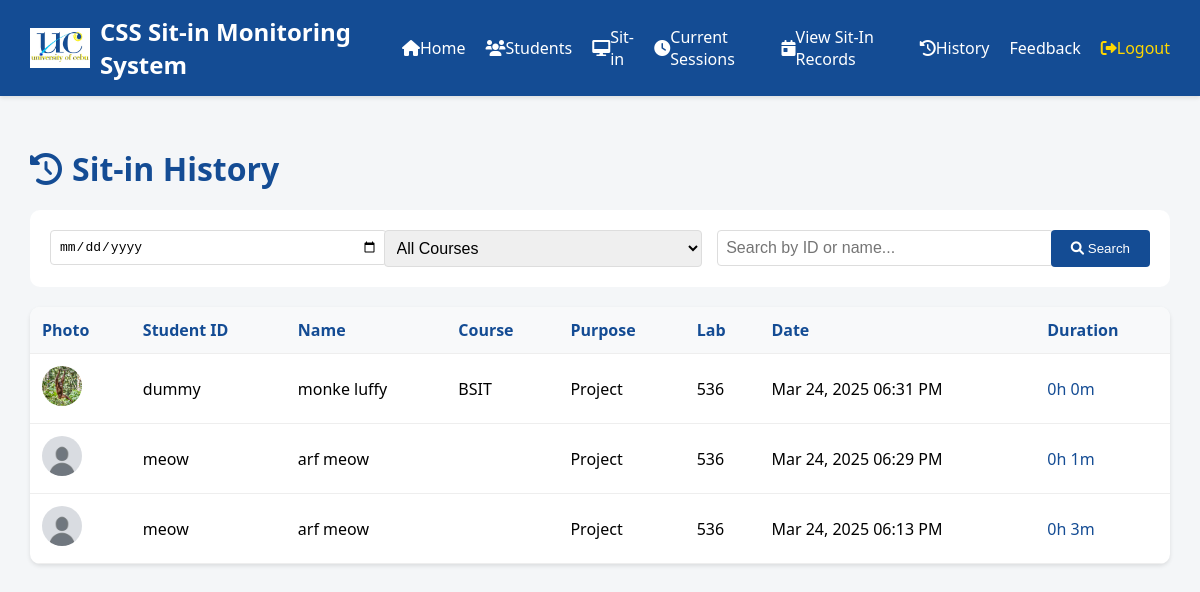
The page /admin_sitin_history.php (signed in) on the database its author committed.
### tables this page shows
CREATE TABLE `sitin` (
  `id` int(11) NOT NULL,
  `student_id` varchar(50) NOT NULL,
  `purpose` varchar(100) NOT NULL,
  `lab` varchar(50) NOT NULL,
  `sessions` int(11) NOT NULL,
  `date_created` datetime DEFAULT current_timestamp(),
  `end_time` datetime DEFAULT NULL,
  `status` varchar(20) DEFAULT 'active'
);

CREATE TABLE `users` (
  `ID` int(11) NOT NULL,
  `Lastname` varchar(255) NOT NULL,
  `Firstname` varchar(255) NOT NULL,
  `Midname` varchar(255) NOT NULL,
  `course` varchar(50) NOT NULL,
  `year_level` int(11) NOT NULL,
  `username` varchar(255) NOT NULL,
  `password` varchar(255) NOT NULL,
  `PROFILE_IMG` varchar(255) DEFAULT 'images/default.jpg',
  `role` varchar(20) DEFAULT 'user',
  `sessions_remaining` int(11) DEFAULT 30
);

### admin_sitin_history.php (the view, shortened to what this page needs)
<?php
include("connect.php");
$date_filter = isset($_GET['date']) ? $_GET['date'] : '';
$search = isset($_GET['search']) ? $_GET['search'] : '';
$query = "SELECT s.*, u.Firstname, u.Lastname, u.PROFILE_IMG, u.course, u.year_level
          FROM sitin s
          JOIN users u ON s.student_id = u.username
          WHERE s.status = 'completed'";
$query .= " ORDER BY s.date_created DESC";
$stmt = mysqli_prepare($conn, $query);
mysqli_stmt_execute($stmt);
$result = mysqli_stmt_get_result($stmt);
?>
<!DOCTYPE html>
<html lang="en">
<head>
    <link rel="stylesheet" href="https://cdnjs.cloudflare.com/ajax/libs/font-awesome/6.0.0/css/all.min.css">
</head>
<body>
<div class="navbar">
    <a href="#" class="navbar-brand">
        <img src="UC logo.jpg" alt="UC Logo">
        CSS Sit-in Monitoring System
    </a>
    <div class="navbar-links">
        <a href="admin_dashboard.php"><i class="fas fa-home"></i> Home</a>
        <a href="admin_students.php"><i class="fas fa-users"></i> Students</a>
        <a href="admin_sitin.php"><i class="fas fa-desktop"></i> Sit-in</a>
        <a href="admin_current_sitin.php"><i class="fas fa-clock"></i> Current Sessions</a>
        <a href="todays_sitin_records.php"><i class="fas fa-calendar-day"></i> View Sit-In Records</a>
        <a href="admin_sitin_history.php"><i class="fas fa-history"></i> History</a>
        <a href="admin_feedback.php"><i class="fas fa-feedback"></i> Feedback</a>
        <a href="logout.php" style="color: var(--accent-color);"><i class="fas fa-sign-out-alt"></i> Logout</a>
    </div>
</div>
    <div class="main-content">
        <h1 class="page-title">
            <i class="fas fa-history"></i>
            Sit-in History
        </h1>
        <form method="GET" class="filters">
            <div class="filter-item">
                <input type="date" name="date" value="<?php echo htmlspecialchars($date_filter); ?>">
            </div>
            <div class="filter-item">
                <select name="course">
                    <option value="">All Courses</option>
                </select>
            </div>
            <div class="filter-item">
                <input type="text" name="search" placeholder="Search by ID or name..." value="<?php echo htmlspecialchars($search); ?>">
            </div>
            <button type="submit" class="search-btn">
                <i class="fas fa-search"></i> Search
            </button>
        </form>
        <?php if (mysqli_num_rows($result) > 0): ?>
            <table class="history-table">
                <thead>
                    <tr>
                        <th>Photo</th>
                        <th>Student ID</th>
                        <th>Name</th>
                        <th>Course</th>
                        <th>Purpose</th>
                        <th>Lab</th>
                        <th>Date</th>
                        <th>Duration</th>
                    </tr>
                </thead>
                <tbody>
                    <?php while($session = mysqli_fetch_assoc($result)):
                        $start_time = strtotime($session['date_created']);
                        $end_time = strtotime($session['end_time']);
                        $duration = $end_time - $start_time;
                        $hours = floor($duration / 3600);
                        $minutes = floor(($duration % 3600) / 60);
                    ?>
                    <tr>
                        <td>
                            <img src="<?php echo !empty($session['PROFILE_IMG']) ? htmlspecialchars($session['PROFILE_IMG']) : 'images/default.jpg'; ?>"
                                 alt="Student Photo"
                                 class="student-avatar">
                        </td>
                        <td><?php echo htmlspecialchars($session['student_id']); ?></td>
                        <td><?php echo htmlspecialchars($session['Firstname'] . ' ' . $session['Lastname']); ?></td>
                        <td><?php echo htmlspecialchars($session['course']); ?></td>
                        <td><?php echo htmlspecialchars($session['purpose']); ?></td>
                        <td><?php echo htmlspecialchars($session['lab']); ?></td>
                        <td><?php echo date('M d, Y h:i A', strtotime($session['date_created'])); ?></td>
                        <td class="duration"><?php echo "{$hours}h {$minutes}m"; ?></td>
                    </tr>
                    <?php endwhile; ?>
                </tbody>
            </table>
        <?php endif; ?>
    </div>
</body>
</html>

### admin_sitin_history.php (style rules this page uses)
:root { --primary-color: #144c94; --secondary-color: #2c6a85; --accent-color: #ffd700; --light-bg: #f4f6f8; }
body { font-family: 'Segoe UI', Tahoma, Geneva, Verdana, sans-serif; margin: 0; padding: 0; background-color: var(--light-bg); }
.navbar { background-color: var(--primary-color); padding: 15px 30px; display: flex; justify-content: space-between; align-items: center; box-shadow: 0 2px 4px rgba(0, 0, 0, 0.1); }
.navbar-brand { display: flex; align-items: center; color: white; text-decoration: none; font-size: 1.5em; font-weight: bold; }
.navbar-brand img { height: 40px; margin-right: 10px; }
.navbar-links { display: flex; gap: 20px; }
.navbar-links a { color: white; text-decoration: none; font-size: 1em; display: flex; align-items: center; }
.main-content { padding: 30px; max-width: 1200px; margin: 0 auto; }
.page-title { margin-bottom: 20px; color: var(--primary-color); display: flex; align-items: center; gap: 10px; }
.filters { background: white; padding: 20px; border-radius: 10px; margin-bottom: 20px; display: flex; gap: 15px; flex-wrap: wrap; }
.filter-item { flex: 1; min-width: 200px; }
.filter-item input, .filter-item select { width: 100%; padding: 8px; border: 1px solid #ddd; border-radius: 4px; font-size: 1em; }
.search-btn { background-color: var(--primary-color); color: white; border: none; padding: 8px 20px; border-radius: 4px; cursor: pointer; transition: background-color 0.3s; }
.history-table { width: 100%; border-collapse: collapse; background: white; border-radius: 10px; overflow: hidden; box-shadow: 0 2px 4px rgba(0,0,0,0.1); }
.history-table th, .history-table td { padding: 12px; text-align: left; border-bottom: 1px solid #eee; }
.history-table th { background-color: #f8f9fa; font-weight: 600; color: var(--primary-color); }
.student-avatar { width: 40px; height: 40px; border-radius: 50%; object-fit: cover; }
.duration { font-weight: 500; color: var(--primary-color); }

### rows shown on the page
sitin: users.PROFILE_IMG (picture), student "dummy", users.Firstname+Lastname "monke luffy", users.course "BSIT", purpose "Project", lab "536", date_created "Mar 24, 2025 06:31 PM", hours "0", minutes "0"
sitin: users.PROFILE_IMG (placeholder picture), student "meow", users.Firstname+Lastname "arf meow", purpose "Project", lab "536", date_created "Mar 24, 2025 06:29 PM", hours "0", minutes "1"
sitin: users.PROFILE_IMG (placeholder picture), student "meow", users.Firstname+Lastname "arf meow", purpose "Project", lab "536", date_created "Mar 24, 2025 06:13 PM", hours "0", minutes "3"
